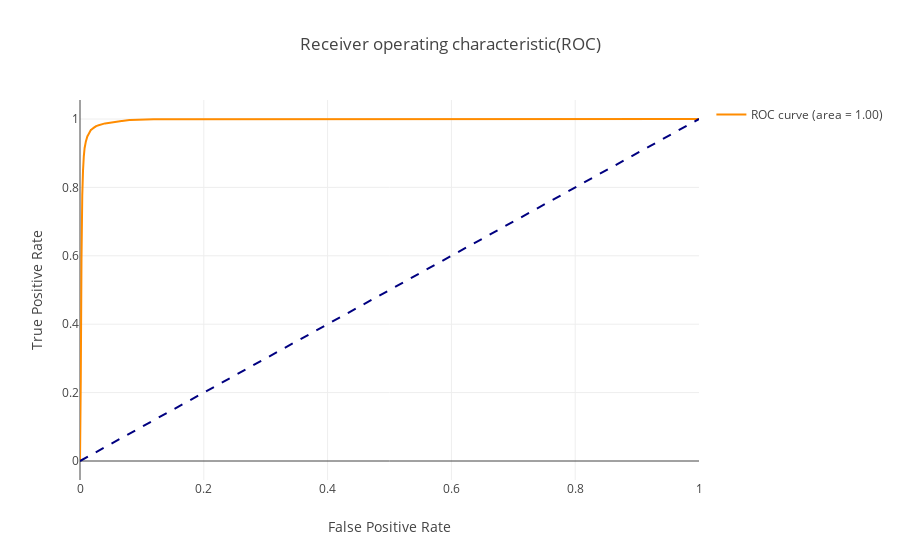

Write notebook code for a chart like this one.
### Markdown cell above
## 4.2. ROC curve
Use ROC curve to evaluate the model ability to separate the classes

### Code cell
trace1 = go.Scatter(x=fpr, y=tpr, 
                    mode='lines', 
                    line=dict(color='darkorange', width=2),
                    name='ROC curve (area = %0.2f)' % roc_auc
                   )

trace2 = go.Scatter(x=[0, 1], y=[0, 1], 
                    mode='lines', 
                    line=dict(color='navy', width=2, dash='dash'),
                    showlegend=False)

layout = go.Layout(title='Receiver operating characteristic(ROC)',
                   xaxis=dict(title='False Positive Rate'),
                   yaxis=dict(title='True Positive Rate'))

fig = go.Figure(data=[trace1,trace2], layout=layout)
iplot(fig)

### Figure 1 — Plotly figure (JSON) as saved in the notebook; plotly's stock layout.template omitted (floating-point values rounded to 4 significant figures; data arrays with more than 128 entries replaced by an {"elided": "..."} marker saying what was removed)
{"data": [{"line": {"color": "darkorange", "width": 2}, "mode": "lines", "name": "ROC curve (area = 1.00)", "type": "scatter", "uid": "9317d982-a172-11e8-9f55-8c859020b640", "x": {"elided": "4942 float values"}, "y": {"elided": "4942 float values"}}, {"line": {"color": "navy", "dash": "dash", "width": 2}, "mode": "lines", "showlegend": false, "type": "scatter", "uid": "9317db62-a172-11e8-97fc-8c859020b640", "x": [0, 1], "y": [0, 1]}], "layout": {"title": "Receiver operating characteristic(ROC)", "xaxis": {"title": "False Positive Rate"}, "yaxis": {"title": "True Positive Rate"}}}
